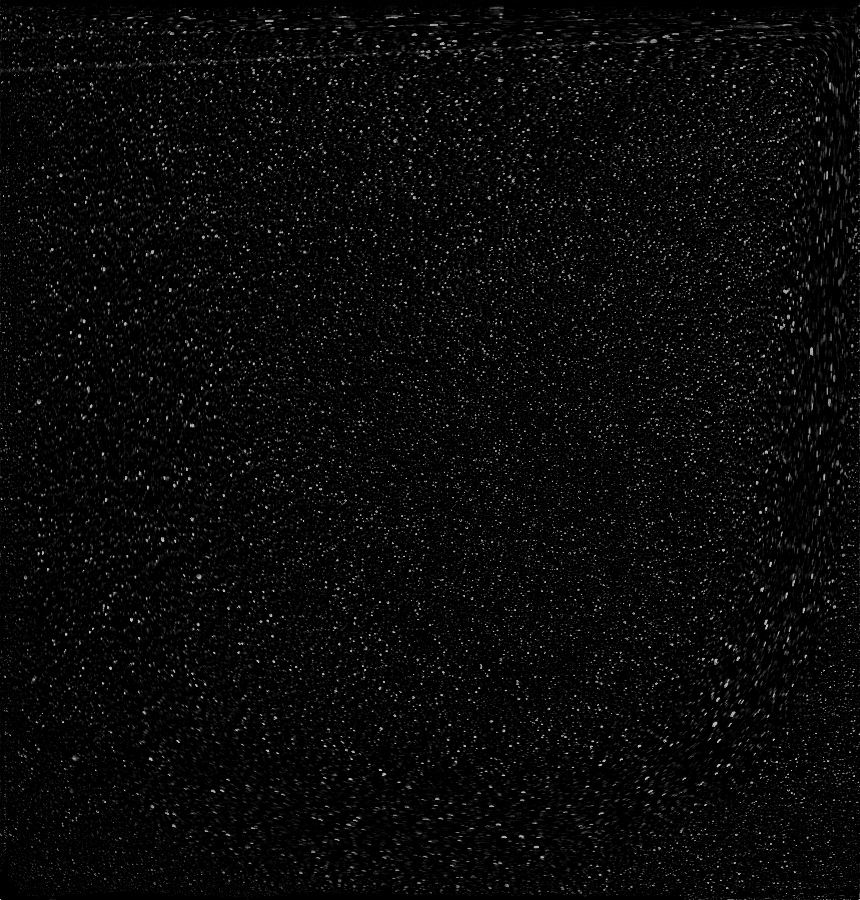
#> input picture Images/00020359.bmp, 860 x 900 px; its folder holds 4 pictures in this run; the run also reads 2 pictures not shown here
$ python ValidationProcess.py
#> lines starting #> are read from the running program, lines starting #| are printed output that depends on the picture
### openpiv/tools.py
#!/usr/bin/env python
"""The openpiv.tools module is a collection of utilities and tools.
"""

__licence__ = """
Copyright (C) 2011  www.openpiv.net

This program is free software: you can redistribute it and/or modify
it under the terms of the GNU General Public License as published by
the Free Software Foundation, either version 3 of the License, or
(at your option) any later version.

This program is distributed in the hope that it will be useful,
but WITHOUT ANY WARRANTY without even the implied warranty of
MERCHANTABILITY or FITNESS FOR A PARTICULAR PURPOSE.  See the
GNU General Public License for more details.

You should have received a copy of the GNU General Public License
along with this program.  If not, see <http://www.gnu.org/licenses/>.
"""

import glob
import sys
import os.path
import multiprocessing

import numpy as np
import matplotlib.pyplot as plt
import matplotlib.patches as pt
# from builtins import range
from imageio import imread as _imread, imsave as _imsave


# [94 lines left out: function display_vector_field, not called in this run]


def imread(filename, flatten=0):
    """Read an image file into a numpy array
    using imageio.imread

    Parameters
    ----------
    filename :  string
        the absolute path of the image file
    flatten :   bool
        True if the image is RGB color or False (default) if greyscale

    Returns
    -------
    frame : np.ndarray
        a numpy array with grey levels


    Examples
    --------

    >>> image = openpiv.tools.imread( 'image.bmp' )
    >>> print image.shape
        (1280, 1024)


    """
    im = _imread(filename)
    if np.ndim(im) > 2:
        im = rgb2gray(im)

    return im


def rgb2gray(rgb):
    return np.dot(rgb[..., :3], [0.299, 0.587, 0.144])


# [134 lines left out: functions imsave, convert16bitsTIF, mark_reflection, mark_background2, edges, find_reflexions and 1 more, not called in this run]


def save( x, y, u, v, mask, filename, fmt='%8.4f', delimiter='\t' ):
    """Save flow field to an ascii file.

    Parameters
    ----------
    x : 2d np.ndarray
        a two dimensional array containing the x coordinates of the
        interrogation window centers, in pixels.

    y : 2d np.ndarray
        a two dimensional array containing the y coordinates of the
        interrogation window centers, in pixels.

    u : 2d np.ndarray
        a two dimensional array containing the u velocity components,
        in pixels/seconds.

    v : 2d np.ndarray
        a two dimensional array containing the v velocity components,
        in pixels/seconds.

    mask : 2d np.ndarray
        a two dimensional boolen array where elements corresponding to
        invalid vectors are True.

    filename : string
        the path of the file where to save the flow field

    fmt : string
        a format string. See documentation of numpy.savetxt
        for more details.

    delimiter : string
        character separating columns

    Examples
    --------

    >>> openpiv.tools.save( x, y, u, v, 'field_001.txt', fmt='%6.3f', delimiter='\t')

    """

    # build output array
    out = np.vstack( [m.ravel() for m in [x, y, u, v, mask] ] )

    # save data to file.
    #(Pouya) added a header line for direct import to Tecplot
    headerline=f'VARIABLES = "x", "y", "U", "V", "S2N", ZONE I={x.shape[1]}, J={x.shape[0]}'
    np.savetxt( filename, out.T, fmt=fmt, delimiter=delimiter, header=headerline, comments='' )

# [12 lines left out: function display, not called in this run]

class Multiprocesser():
    def __init__ ( self, data_dir, pattern_a, pattern_b = None  ):
        """A class to handle and process large sets of images.

        This class is responsible of loading image datasets
        and processing them. It has parallelization facilities
        to speed up the computation on multicore machines.

        It currently support only image pair obtained from
        conventional double pulse piv acquisition. Support
        for continuos time resolved piv acquistion is in the
        future.


        Parameters
        ----------
        data_dir : str
            the path where image files are located

        pattern_a : str
            a shell glob patter to match the first
            frames.

        pattern_b : str
            a shell glob patter to match the second
            frames. if None, then the list is sequential, 001.tif, 002.tif

        Examples
        --------
        >>> multi = openpiv.tools.Multiprocesser( '/home/user/images', 'image_*_a.bmp', 'image_*_b.bmp')

        """
        # load lists of images
        self.files_a = sorted( glob.glob( os.path.join( os.path.abspath(data_dir), pattern_a ) ) )

        if pattern_b is None:
            self.files_b = self.files_a[1:len(self.files_a)+1:2]
            self.files_a = self.files_a[0:-1:2]


        else:
            self.files_b = sorted( glob.glob( os.path.join( os.path.abspath(data_dir), pattern_b ) ) )

        # number of images
        self.n_files = len(self.files_a)

        # check if everything was fine
        if not len(self.files_a) == len(self.files_b):
            raise ValueError('Something failed loading the image file. There should be an equal number of "a" and "b" files.')

        if not len(self.files_a):
            raise ValueError('Something failed loading the image file. No images were found. Please check directory and image template name.')

    def run( self, func, n_cpus=1 ):
        """Start to process images.

        Parameters
        ----------

        func : python function which will be executed for each
            image pair. See tutorial for more details.

        n_cpus : int
            the number of processes to launch in parallel.
            For debugging purposes use n_cpus=1

        """
#> called with n_cpus = 1

        # create a list of tasks to be executed.
        image_pairs = [ (file_a, file_b, i ) for file_a, file_b, i in zip( self.files_a, self.files_b, range(self.n_files) ) ]

        # for debugging purposes always use n_cpus = 1,
        # since it is difficult to debug multiprocessing stuff.
        if n_cpus > 1:
            pool = multiprocessing.Pool( processes = n_cpus )
            pool.map( func, image_pairs)
        else:
            for image_pair in image_pairs:
                func( image_pair )
#> this loop made 2 passes
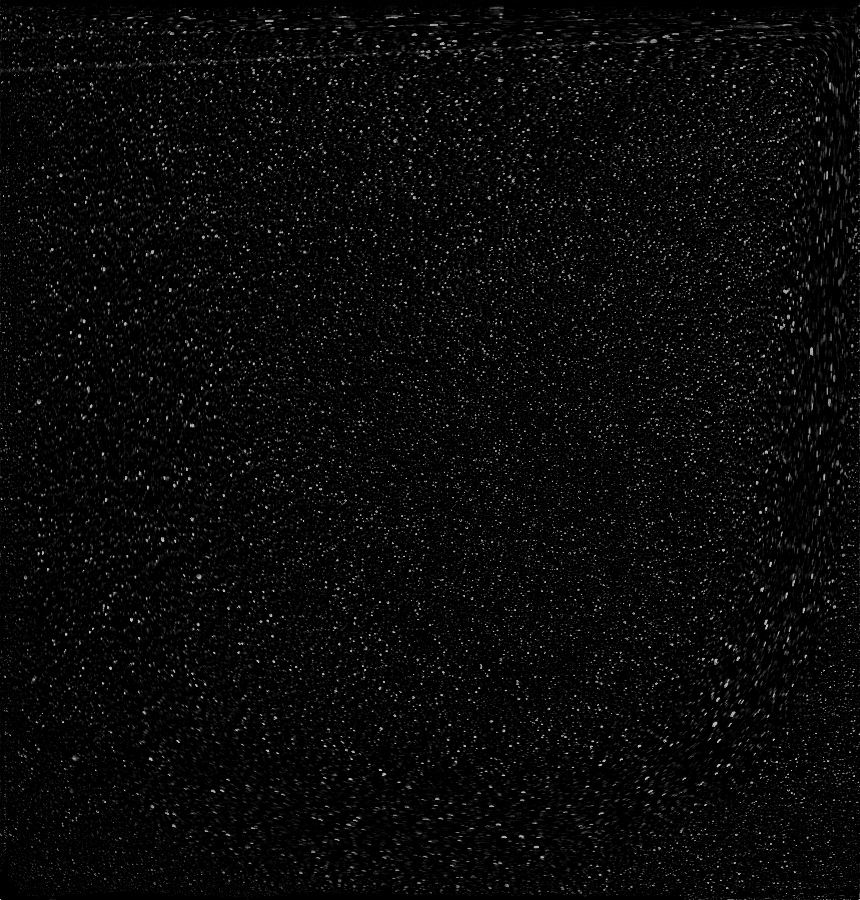
#> input picture Images/00020359.bmp, 860 x 900 px
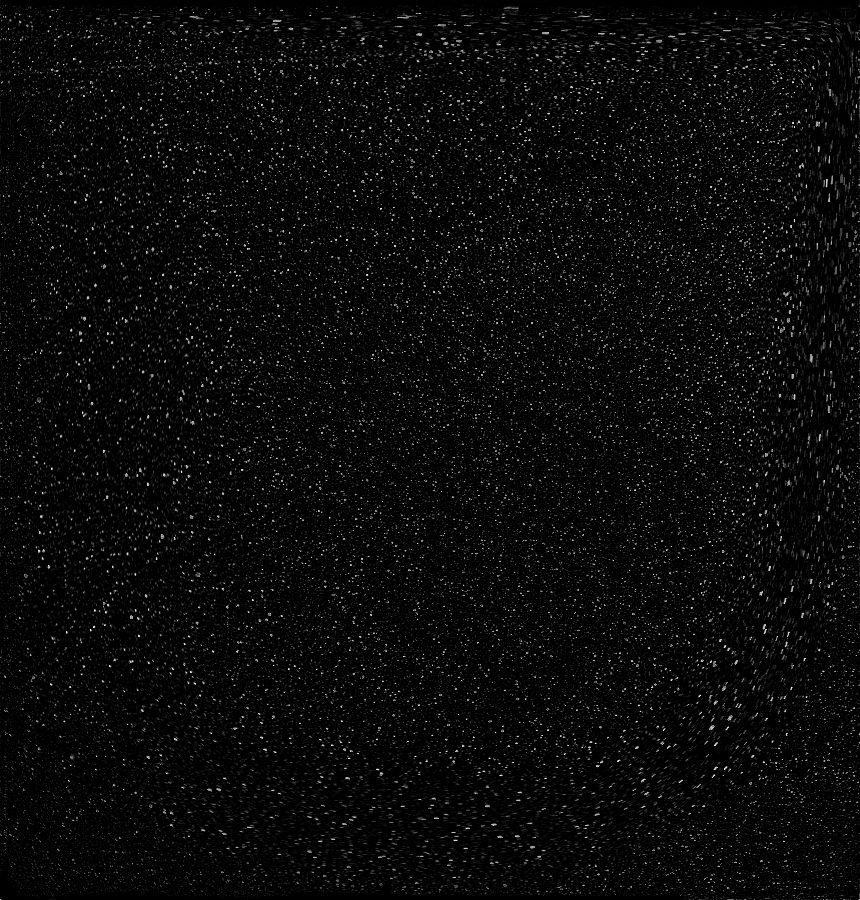
#> input picture Images/00020360.bmp, 860 x 900 px
#> pass 1, in process, `u, v, sig2noise = pyprocess.extended_search_area_piv( frame_a, frame_b..`:
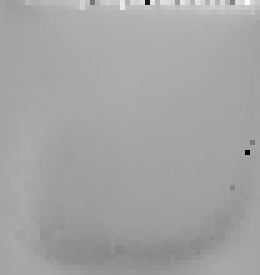
#> u: shape (55, 52) float64 (shown 5 times larger); min -17223.9, max 9426.2, mean -9.4; drawn with min black and max white
#> pass 1, in process, `u, v, sig2noise = pyprocess.extended_search_area_piv( frame_a, frame_b..`:
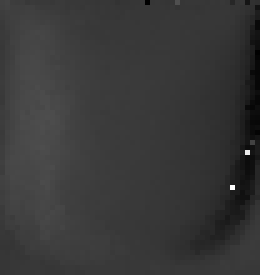
#> v: shape (55, 52) float64 (shown 5 times larger); min -5173, max 18709.4, mean 130.3; drawn with min black and max white
#> pass 1, in process, `u, v, sig2noise = pyprocess.extended_search_area_piv( frame_a, frame_b..`:
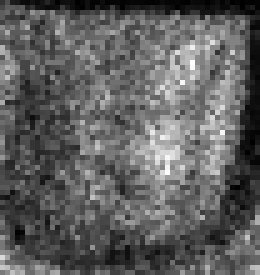
#> sig2noise: shape (55, 52) float64 (shown 5 times larger); min 1, max 10.33, mean 4.52; drawn with min black and max white
#> (the rest of the program and of its run is left out)
